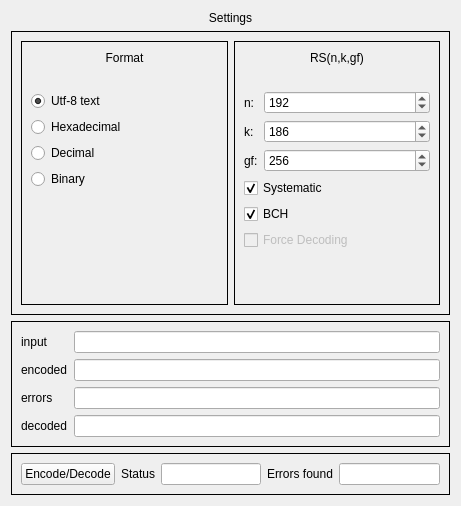
<?xml version="1.0" encoding="UTF-8"?>
<ui version="4.0">
 <class>RS_Form</class>
 <widget class="QWidget" name="RS_Form">
  <property name="geometry">
   <rect>
    <x>0</x>
    <y>0</y>
    <width>461</width>
    <height>506</height>
   </rect>
  </property>
  <property name="windowTitle">
   <string>Form</string>
  </property>
  <layout class="QGridLayout" name="gridLayout">
   <item row="0" column="0">
    <layout class="QVBoxLayout" name="verticalLayout" stretch="0,0,0,0">
     <property name="sizeConstraint">
      <enum>QLayout::SetDefaultConstraint</enum>
     </property>
     <item>
      <widget class="QLabel" name="label">
       <property name="text">
        <string>Settings</string>
       </property>
       <property name="alignment">
        <set>Qt::AlignCenter</set>
       </property>
      </widget>
     </item>
     <item>
      <widget class="QFrame" name="frame2">
       <property name="frameShape">
        <enum>QFrame::Panel</enum>
       </property>
       <layout class="QHBoxLayout" name="horizontalLayout">
        <item>
         <widget class="QFrame" name="frame3">
          <property name="frameShape">
           <enum>QFrame::Panel</enum>
          </property>
          <layout class="QVBoxLayout" name="verticalLayout_4" stretch="0,0,0,0,0,0,1">
           <item>
            <widget class="QLabel" name="label_3">
             <property name="sizePolicy">
              <sizepolicy hsizetype="Preferred" vsizetype="Minimum">
               <horstretch>0</horstretch>
               <verstretch>0</verstretch>
              </sizepolicy>
             </property>
             <property name="text">
              <string>Format</string>
             </property>
             <property name="alignment">
              <set>Qt::AlignCenter</set>
             </property>
            </widget>
           </item>
           <item>
            <spacer name="verticalSpacer_2">
             <property name="orientation">
              <enum>Qt::Vertical</enum>
             </property>
             <property name="sizeType">
              <enum>QSizePolicy::Preferred</enum>
             </property>
             <property name="sizeHint" stdset="0">
              <size>
               <width>20</width>
               <height>20</height>
              </size>
             </property>
            </spacer>
           </item>
           <item>
            <widget class="QRadioButton" name="text_radioButton">
             <property name="toolTip">
              <string>&lt;html&gt;&lt;head/&gt;&lt;body&gt;&lt;p&gt;Decode bytes as utf-8 text. Some characters may be more than 1 byte in length.&lt;/p&gt;&lt;/body&gt;&lt;/html&gt;</string>
             </property>
             <property name="text">
              <string>Utf-8 text</string>
             </property>
             <property name="checked">
              <bool>true</bool>
             </property>
             <attribute name="buttonGroup">
              <string notr="true">formatButtonGroup</string>
             </attribute>
            </widget>
           </item>
           <item>
            <widget class="QRadioButton" name="hex_radioButton">
             <property name="toolTip">
              <string>&lt;html&gt;&lt;head/&gt;&lt;body&gt;&lt;p&gt;Change inputs to hexadecimal&lt;/p&gt;&lt;/body&gt;&lt;/html&gt;</string>
             </property>
             <property name="text">
              <string>Hexadecimal</string>
             </property>
             <attribute name="buttonGroup">
              <string notr="true">formatButtonGroup</string>
             </attribute>
            </widget>
           </item>
           <item>
            <widget class="QRadioButton" name="dec_radioButton">
             <property name="toolTip">
              <string>&lt;html&gt;&lt;head/&gt;&lt;body&gt;&lt;p&gt;Change inputs to decimal.&lt;/p&gt;&lt;/body&gt;&lt;/html&gt;</string>
             </property>
             <property name="text">
              <string>Decimal</string>
             </property>
             <attribute name="buttonGroup">
              <string notr="true">formatButtonGroup</string>
             </attribute>
            </widget>
           </item>
           <item>
            <widget class="QRadioButton" name="bin_radioButton">
             <property name="toolTip">
              <string>&lt;html&gt;&lt;head/&gt;&lt;body&gt;&lt;p&gt;Change inputs to binary&lt;/p&gt;&lt;/body&gt;&lt;/html&gt;</string>
             </property>
             <property name="text">
              <string>Binary</string>
             </property>
             <attribute name="buttonGroup">
              <string notr="true">formatButtonGroup</string>
             </attribute>
            </widget>
           </item>
           <item>
            <spacer name="verticalSpacer">
             <property name="orientation">
              <enum>Qt::Vertical</enum>
             </property>
             <property name="sizeHint" stdset="0">
              <size>
               <width>20</width>
               <height>40</height>
              </size>
             </property>
            </spacer>
           </item>
          </layout>
         </widget>
        </item>
        <item>
         <widget class="QFrame" name="frame4">
          <property name="frameShape">
           <enum>QFrame::Panel</enum>
          </property>
          <layout class="QVBoxLayout" name="verticalLayout_2" stretch="0,0,0,0,0,0,0">
           <item>
            <widget class="QLabel" name="label_2">
             <property name="text">
              <string>RS(n,k,gf)</string>
             </property>
             <property name="alignment">
              <set>Qt::AlignCenter</set>
             </property>
            </widget>
           </item>
           <item>
            <spacer name="verticalSpacer_3">
             <property name="orientation">
              <enum>Qt::Vertical</enum>
             </property>
             <property name="sizeType">
              <enum>QSizePolicy::Preferred</enum>
             </property>
             <property name="sizeHint" stdset="0">
              <size>
               <width>20</width>
               <height>20</height>
              </size>
             </property>
            </spacer>
           </item>
           <item>
            <layout class="QFormLayout" name="rsFormLayout">
             <item row="0" column="0">
              <widget class="QLabel" name="label_7">
               <property name="toolTip">
                <string/>
               </property>
               <property name="text">
                <string>n:</string>
               </property>
              </widget>
             </item>
             <item row="1" column="0">
              <widget class="QLabel" name="label_6">
               <property name="toolTip">
                <string/>
               </property>
               <property name="text">
                <string>k:</string>
               </property>
              </widget>
             </item>
             <item row="2" column="0">
              <widget class="QLabel" name="label_5">
               <property name="toolTip">
                <string/>
               </property>
               <property name="text">
                <string>gf:</string>
               </property>
              </widget>
             </item>
             <item row="0" column="1">
              <widget class="SpinBoxNoWheel" name="rs_n_spinBox">
               <property name="toolTip">
                <string>&lt;html&gt;&lt;head/&gt;&lt;body&gt;&lt;p&gt;Codeword length&lt;/p&gt;&lt;/body&gt;&lt;/html&gt;</string>
               </property>
               <property name="minimum">
                <number>3</number>
               </property>
               <property name="maximum">
                <number>10000</number>
               </property>
               <property name="value">
                <number>192</number>
               </property>
              </widget>
             </item>
             <item row="1" column="1">
              <widget class="SpinBoxNoWheel" name="rs_k_spinBox">
               <property name="toolTip">
                <string>&lt;html&gt;&lt;head/&gt;&lt;body&gt;&lt;p&gt;Message length&lt;/p&gt;&lt;/body&gt;&lt;/html&gt;</string>
               </property>
               <property name="minimum">
                <number>2</number>
               </property>
               <property name="maximum">
                <number>9999</number>
               </property>
               <property name="value">
                <number>186</number>
               </property>
              </widget>
             </item>
             <item row="2" column="1">
              <widget class="SpinBoxNoWheel" name="rs_gf_spinBox">
               <property name="toolTip">
                <string>&lt;html&gt;&lt;head/&gt;&lt;body&gt;&lt;p&gt;Galois/finite field order&lt;/p&gt;&lt;/body&gt;&lt;/html&gt;</string>
               </property>
               <property name="minimum">
                <number>4</number>
               </property>
               <property name="maximum">
                <number>10000</number>
               </property>
               <property name="value">
                <number>256</number>
               </property>
              </widget>
             </item>
            </layout>
           </item>
           <item>
            <widget class="QCheckBox" name="systematic_checkBox">
             <property name="toolTip">
              <string>&lt;html&gt;&lt;head/&gt;&lt;body&gt;&lt;p&gt;Use systematic algorithm. Codeword will contain message in itself.&lt;/p&gt;&lt;/body&gt;&lt;/html&gt;</string>
             </property>
             <property name="text">
              <string>Systematic</string>
             </property>
             <property name="checked">
              <bool>true</bool>
             </property>
            </widget>
           </item>
           <item>
            <widget class="QCheckBox" name="bch_checkBox">
             <property name="toolTip">
              <string>&lt;html&gt;&lt;head/&gt;&lt;body&gt;&lt;p&gt;Use cyclic code&lt;/p&gt;&lt;/body&gt;&lt;/html&gt;</string>
             </property>
             <property name="text">
              <string>BCH</string>
             </property>
             <property name="checked">
              <bool>true</bool>
             </property>
            </widget>
           </item>
           <item>
            <widget class="QCheckBox" name="force_checkBox">
             <property name="enabled">
              <bool>false</bool>
             </property>
             <property name="toolTip">
              <string>&lt;html&gt;&lt;head/&gt;&lt;body&gt;&lt;p&gt;Try to decode even if algorithm says it can't. Enabled only if BCH is disabled.&lt;/p&gt;&lt;/body&gt;&lt;/html&gt;</string>
             </property>
             <property name="text">
              <string>Force Decoding</string>
             </property>
            </widget>
           </item>
           <item>
            <spacer name="verticalSpacer_4">
             <property name="orientation">
              <enum>Qt::Vertical</enum>
             </property>
             <property name="sizeType">
              <enum>QSizePolicy::MinimumExpanding</enum>
             </property>
             <property name="sizeHint" stdset="0">
              <size>
               <width>20</width>
               <height>40</height>
              </size>
             </property>
            </spacer>
           </item>
          </layout>
         </widget>
        </item>
       </layout>
      </widget>
     </item>
     <item>
      <widget class="QFrame" name="frame">
       <property name="frameShape">
        <enum>QFrame::Panel</enum>
       </property>
       <layout class="QFormLayout" name="inputFormLayout">
        <item row="3" column="0">
         <widget class="QLabel" name="label_4">
          <property name="text">
           <string>decoded</string>
          </property>
         </widget>
        </item>
        <item row="2" column="0">
         <widget class="QLabel" name="errors_label">
          <property name="text">
           <string>errors</string>
          </property>
         </widget>
        </item>
        <item row="1" column="0">
         <widget class="QLabel" name="label_9">
          <property name="text">
           <string>encoded</string>
          </property>
         </widget>
        </item>
        <item row="0" column="0">
         <widget class="QLabel" name="label_10">
          <property name="text">
           <string>input</string>
          </property>
         </widget>
        </item>
        <item row="0" column="1">
         <widget class="QLineEdit" name="input_lineEdit">
          <property name="toolTip">
           <string>&lt;html&gt;&lt;head/&gt;&lt;body&gt;&lt;p&gt;Message to be encoded&lt;/p&gt;&lt;/body&gt;&lt;/html&gt;</string>
          </property>
         </widget>
        </item>
        <item row="1" column="1">
         <widget class="QLineEdit" name="encoded_lineEdit">
          <property name="toolTip">
           <string>&lt;html&gt;&lt;head/&gt;&lt;body&gt;&lt;p&gt;Encoded message&lt;/p&gt;&lt;/body&gt;&lt;/html&gt;</string>
          </property>
          <property name="readOnly">
           <bool>true</bool>
          </property>
         </widget>
        </item>
        <item row="2" column="1">
         <widget class="QLineEdit" name="errors_lineEdit">
          <property name="toolTip">
           <string>&lt;html&gt;&lt;head/&gt;&lt;body&gt;&lt;p&gt;Where to add errors. Error is generated by xoring encoded message with errors.&lt;/p&gt;&lt;p&gt;In utf-8 text mode when decoding this field is used as encoded codeword&lt;/p&gt;&lt;/body&gt;&lt;/html&gt;</string>
          </property>
         </widget>
        </item>
        <item row="3" column="1">
         <widget class="QLineEdit" name="decoded_lineEdit">
          <property name="toolTip">
           <string>&lt;html&gt;&lt;head/&gt;&lt;body&gt;&lt;p&gt;Message after decoding&lt;/p&gt;&lt;/body&gt;&lt;/html&gt;</string>
          </property>
          <property name="readOnly">
           <bool>true</bool>
          </property>
         </widget>
        </item>
       </layout>
      </widget>
     </item>
     <item>
      <widget class="QFrame" name="frame5">
       <property name="frameShape">
        <enum>QFrame::Panel</enum>
       </property>
       <layout class="QHBoxLayout" name="horizontalLayout_4">
        <item>
         <widget class="QPushButton" name="encode_decode_pushButton">
          <property name="toolTip">
           <string>&lt;html&gt;&lt;head/&gt;&lt;body&gt;&lt;p&gt;Encode input message, apply errors to encoded message and then decode that message.&lt;/p&gt;&lt;/body&gt;&lt;/html&gt;</string>
          </property>
          <property name="text">
           <string>Encode/Decode</string>
          </property>
         </widget>
        </item>
        <item>
         <widget class="QLabel" name="label_11">
          <property name="text">
           <string>Status</string>
          </property>
         </widget>
        </item>
        <item>
         <widget class="QLineEdit" name="status_lineEdit">
          <property name="enabled">
           <bool>true</bool>
          </property>
          <property name="toolTip">
           <string>&lt;html&gt;&lt;head/&gt;&lt;body&gt;&lt;p&gt;Was decoding successful or failed&lt;/p&gt;&lt;/body&gt;&lt;/html&gt;</string>
          </property>
          <property name="readOnly">
           <bool>true</bool>
          </property>
         </widget>
        </item>
        <item>
         <widget class="QLabel" name="label_12">
          <property name="text">
           <string>Errors found</string>
          </property>
         </widget>
        </item>
        <item>
         <widget class="QLineEdit" name="errors_found_lineEdit">
          <property name="toolTip">
           <string>&lt;html&gt;&lt;head/&gt;&lt;body&gt;&lt;p&gt;How many errors were found/fixed during decoding&lt;/p&gt;&lt;/body&gt;&lt;/html&gt;</string>
          </property>
          <property name="readOnly">
           <bool>true</bool>
          </property>
         </widget>
        </item>
       </layout>
      </widget>
     </item>
    </layout>
   </item>
  </layout>
 </widget>
 <customwidgets>
  <customwidget>
   <class>SpinBoxNoWheel</class>
   <extends>QSpinBox</extends>
   <header>phyether.gui.util</header>
  </customwidget>
 </customwidgets>
 <resources/>
 <connections>
  <connection>
   <sender>formatButtonGroup</sender>
   <signal>buttonClicked(QAbstractButton*)</signal>
   <receiver>RS_Form</receiver>
   <slot>format_changed(QAbstractButton*)</slot>
   <hints>
    <hint type="sourcelabel">
     <x>-1</x>
     <y>-1</y>
    </hint>
    <hint type="destinationlabel">
     <x>230</x>
     <y>266</y>
    </hint>
   </hints>
  </connection>
  <connection>
   <sender>bch_checkBox</sender>
   <signal>toggled(bool)</signal>
   <receiver>RS_Form</receiver>
   <slot>bch_changed(bool)</slot>
   <hints>
    <hint type="sourcelabel">
     <x>337</x>
     <y>207</y>
    </hint>
    <hint type="destinationlabel">
     <x>230</x>
     <y>252</y>
    </hint>
   </hints>
  </connection>
  <connection>
   <sender>encode_decode_pushButton</sender>
   <signal>clicked()</signal>
   <receiver>RS_Form</receiver>
   <slot>encode()</slot>
   <hints>
    <hint type="sourcelabel">
     <x>70</x>
     <y>474</y>
    </hint>
    <hint type="destinationlabel">
     <x>230</x>
     <y>252</y>
    </hint>
   </hints>
  </connection>
 </connections>
 <slots>
  <slot>bch_changed(bool)</slot>
  <slot>format_changed(QAbstractButton*)</slot>
  <slot>encode()</slot>
 </slots>
 <buttongroups>
  <buttongroup name="formatButtonGroup"/>
 </buttongroups>
</ui>
